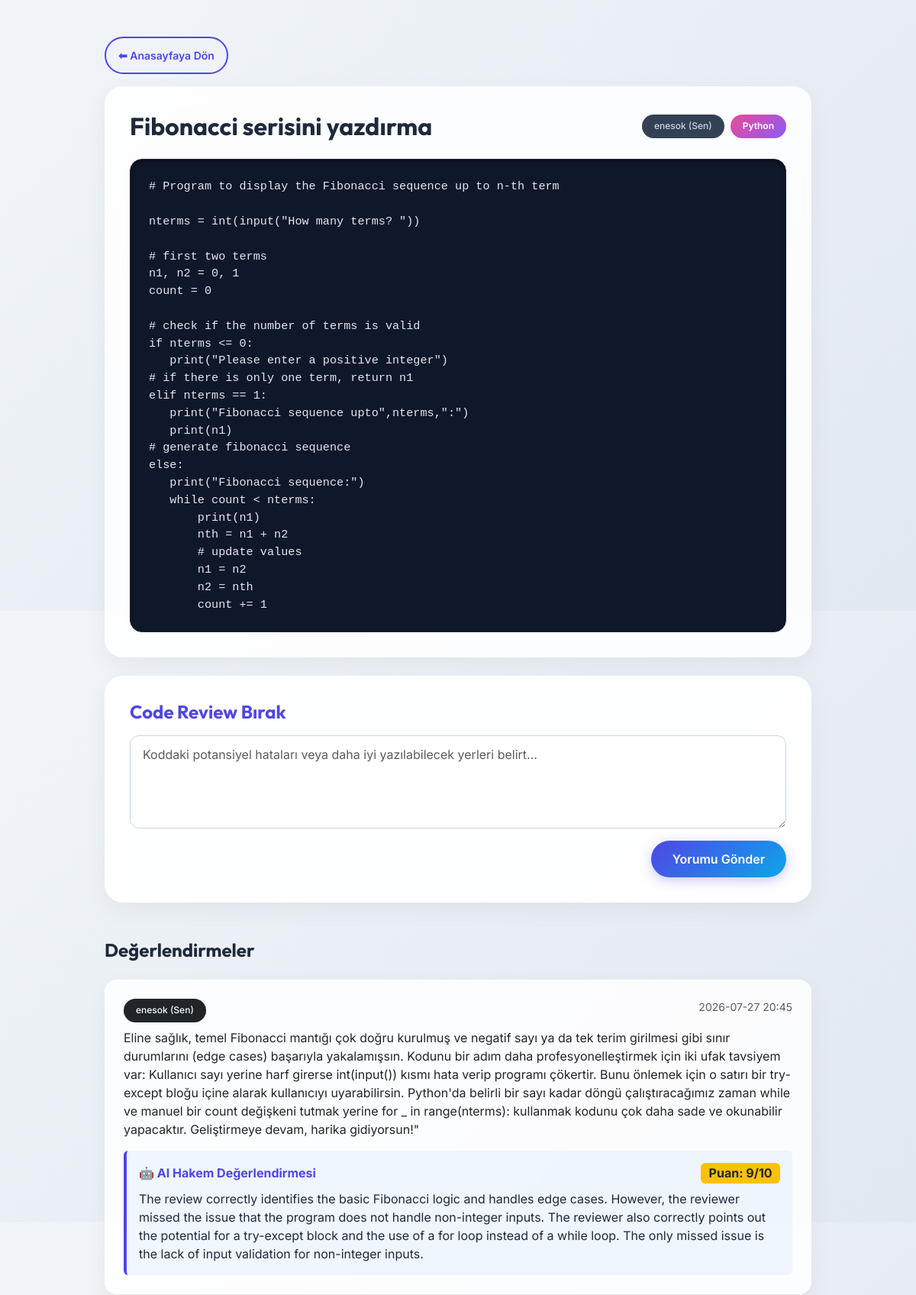
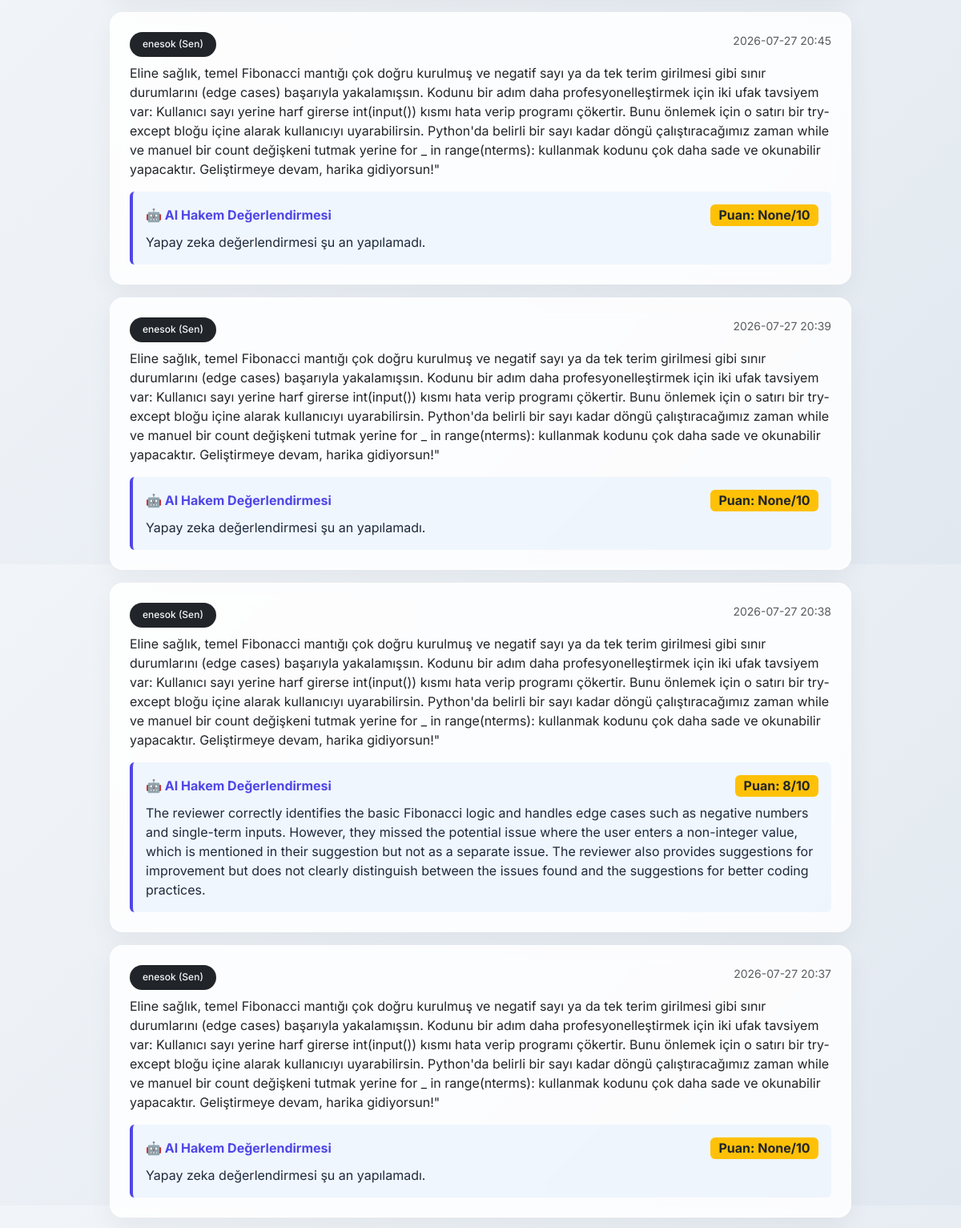
Page /post/2 (signed in, upper part) on the committed database (2 pictures, top to bottom).
### database.py (models this page shows)
class CodePost(Base):
    __tablename__ = "code_posts"
    id = Column(Integer, primary_key=True, index=True)
    title = Column(String, index=True)
    content = Column(Text)  # Kullanıcının yüklediği ham kod bloğu
    language = Column(String)  # Python, JS, C++ vb.
    created_at = Column(DateTime, default=datetime.utcnow)
    user_id = Column(Integer, ForeignKey("users.id"))
    owner = relationship("User", back_populates="posts")
    comments = relationship("Comment", back_populates="post")
    ai_reviews = relationship("AIReview", back_populates="post")

class Comment(Base):
    __tablename__ = "comments"
    id = Column(Integer, primary_key=True, index=True)
    content = Column(Text)  # Kullanıcının kod hakkındaki analizi/yorumu
    created_at = Column(DateTime, default=datetime.utcnow)
    user_id = Column(Integer, ForeignKey("users.id"))
    post_id = Column(Integer, ForeignKey("code_posts.id"))
    author = relationship("User", back_populates="comments")
    post = relationship("CodePost", back_populates="comments")
    ai_reviews = relationship("AIReview", back_populates="comment")

class AIReview(Base):
    __tablename__ = "ai_reviews"
    id = Column(Integer, primary_key=True, index=True)
    review_text = Column(Text)  # LLM'den gelen detaylı analiz metni
    score = Column(Integer, nullable=True)  # LLM'in verdiği puan (Örn: 1-10 arası)
    target_type = Column(String)  # "post" (kod için) veya "comment" (yorum incelemesi için)
    created_at = Column(DateTime, default=datetime.utcnow)
    post_id = Column(Integer, ForeignKey("code_posts.id"), nullable=True)
    comment_id = Column(Integer, ForeignKey("comments.id"), nullable=True)
    post = relationship("CodePost", back_populates="ai_reviews")
    comment = relationship("Comment", back_populates="ai_reviews")

### main.py (the view)
@app.get("/post/{post_id}")
def post_detail(request: Request, post_id: int, current_user: str = Cookie(None), db: Session = Depends(database.get_db)):
    if not current_user:
        return RedirectResponse(url="/login", status_code=status.HTTP_303_SEE_OTHER)
    post = db.query(database.CodePost).filter(database.CodePost.id == post_id).first()
    if not post:
        return RedirectResponse(url="/", status_code=status.HTTP_303_SEE_OTHER)
    comments = db.query(database.Comment).filter(database.Comment.post_id == post_id).order_by(database.Comment.id.desc()).all()
    author_name = "Gizli Yazar"
    if post.owner.username == current_user:
        author_name = f"{current_user} (Sen)"
    for c in comments:
        if c.author.username == current_user:
            c.display_name = f"{current_user} (Sen)"
        else:
            c.display_name = f"CodePeer #{c.user_id}"
    return templates.TemplateResponse(
        request=request,
        name="post_detail.html",
        context={
            "title": post.title,
            "username": current_user,
            "post": post,
            "author_name": author_name,
            "comments": comments
        }
    )

### templates/post_detail.html (shortened to what this page needs)
<!DOCTYPE html>
<html lang="tr">
<head>
    <link href="https://cdn.jsdelivr.net/npm/bootstrap@5.3.0/dist/css/bootstrap.min.css" rel="stylesheet">
    <link href="/static/css/style.css" rel="stylesheet">
</head>
<body>
    <div class="container py-5">
        <div class="row justify-content-center">
            <div class="col-lg-10 mb-4">
                <a href="/" class="btn btn-premium-outline btn-sm px-3 mb-3">⬅ Anasayfaya Dön</a>
                <div class="glass-card mb-4" style="padding: 2rem;">
                    <div class="d-flex justify-content-between align-items-center mb-4">
                        <h2 class="fw-bold m-0" style="color: var(--text-main);">{{ post.title }}</h2>
                        <div class="d-flex gap-2">
                            <span class="badge-author">{{ author_name }}</span>
                            <span class="badge-premium">{{ post.language }}</span>
                        </div>
                    </div>
                    <div class="code-container">
                        <pre class="m-0"><code>{{ post.content }}</code></pre>
                    </div>
                </div>
                <div class="glass-card mb-5" style="padding: 2rem; background: rgba(255, 255, 255, 0.95);">
                    <h4 class="fw-bold mb-3" style="color: var(--primary);">Code Review Bırak</h4>
                    <form action="/post/{{ post.id }}/comment" method="POST">
                        <textarea name="content" class="form-control mb-3" rows="4" placeholder="Koddaki potansiyel hataları veya daha iyi yazılabilecek yerleri belirt..." required></textarea>
                        <div class="d-flex justify-content-end">
                            <button type="submit" class="btn btn-premium">Yorumu Gönder</button>
                        </div>
                    </form>
                </div>
                <h4 class="fw-bold mb-4" style="color: var(--text-main);">Değerlendirmeler</h4>
                {% if comments %}
                    {% for comment in comments %}
                    <div class="glass-card mb-3" style="padding: 1.5rem; border-radius: 1rem;">
                        <div class="d-flex justify-content-between mb-2">
                            <span class="badge-author bg-dark text-light">{{ comment.display_name }}</span>
                            <small class="text-muted">{{ comment.created_at.strftime('%Y-%m-%d %H:%M') }}</small>
                        </div>
                        <p class="m-0 text-dark">{{ comment.content }}</p>
                        {% if comment.ai_reviews %}
                            {% set ai_feedback = comment.ai_reviews[0] %}
                            <div class="mt-3 p-3 rounded" style="background-color: rgba(13, 110, 253, 0.05); border-left: 4px solid var(--primary);">
                                <div class="d-flex justify-content-between align-items-center mb-2">
                                    <strong style="color: var(--primary);">🤖 AI Hakem Değerlendirmesi</strong>
                                    <span class="badge bg-warning text-dark fs-6">Puan: {{ ai_feedback.score }}/10</span>
                                </div>
                                <p class="mb-0 text-sm">{{ ai_feedback.review_text }}</p>
                            </div>
                        {% endif %}
                    </div>
                    {% endfor %}
                {% else %}
                    <div class="text-muted fst-italic">Henüz bu koda hiç inceleme yapılmamış. İlk değerlendiren sen ol!</div>
                {% endif %}
            </div>
        </div>
    </div>
</body>
</html>

### static/css/style.css (style rules this page uses)
:root { --primary: #4f46e5; --primary-hover: #4338ca; --secondary: #0ea5e9; --bg-color: #f1f5f9; --card-bg: rgba(255, 255, 255, 0.85); --text-main: #1e293b; --text-muted: #64748b; --glass-border: rgba(255, 255, 255, 0.4); }
body { background: linear-gradient(135deg, #f1f5f9 0%, #e2e8f0 100%); font-family: 'Inter', sans-serif; color: var(--text-main); min-height: 100vh; }
h1, h2, h3, h4, h5, h6 { font-family: 'Outfit', sans-serif; }
.glass-card { background: var(--card-bg); backdrop-filter: blur(12px); -webkit-backdrop-filter: blur(12px); border: 1px solid var(--glass-border); box-shadow: 0 10px 30px rgba(0, 0, 0, 0.05); border-radius: 1.5rem; padding: 2.5rem; }
.btn-premium { background: linear-gradient(135deg, var(--primary), var(--secondary)); color: white; border: none; padding: 0.75rem 1.75rem; border-radius: 999px; font-weight: 600; transition: all 0.3s ease; box-shadow: 0 4px 15px rgba(79, 70, 229, 0.3); }
.btn-premium-outline { background: transparent; color: var(--primary); border: 2px solid var(--primary); padding: 0.75rem 1.75rem; border-radius: 999px; font-weight: 600; transition: all 0.3s ease; }
.form-control, .form-select { border-radius: 0.75rem; border: 1px solid #cbd5e1; padding: 0.75rem 1rem; transition: all 0.2s; }
.code-container { background: #0f172a; border-radius: 1rem; border: 1px solid #1e293b; box-shadow: inset 0 2px 4px rgba(0,0,0,0.5); padding: 1.5rem; position: relative; overflow-x: auto; }
.code-container code { color: #e2e8f0; font-family: Consolas, 'Fira Code', monospace; font-size: 0.95rem; }
.badge-premium { background: linear-gradient(135deg, #ec4899, #8b5cf6); color: white; border-radius: 999px; padding: 0.4rem 1rem; font-size: 0.75rem; font-weight: 600; }
.badge-author { background: #334155; color: #cbd5e1; border-radius: 999px; padding: 0.4rem 1rem; font-size: 0.75rem; font-weight: 500; }

### rows in the picture
CodePost: title "Fibonacci serisini yazdırma", language "Python", content "# Program to display the Fibonacci sequence up to n-th term nterms = int(input(\"How many terms? \")) # first two terms n1, n2 = 0, 1 count = 0 # check if the number of terms is valid if nterms <= 0: print(\"Please enter a positive integer\") # if there is only one term, return n1 elif nterms == 1: print(\"Fibonacci sequence upto\",nterms,\":\") print(n1) # generate fibonacci sequence else: print(\"Fibonacci sequence:\") while count < nterms: print(n1) nth = n1 + n2 # update values n1 = n2 n2 = nth count += 1"
Comment: display_name "enesok (Sen)", created_at "2026-07-27 20:45", content "Eline sağlık, temel Fibonacci mantığı çok doğru kurulmuş ve negatif sayı ya da tek terim girilmesi gibi sınır durumlarını (edge cases) başarıyla yakalamışsın. Kodunu bir adım daha profesyonelleştirmek için iki ufak tavsiyem var: Kullanıcı sayı yerine harf girerse int(input()) kısmı hata verip programı çökertir. Bunu önlemek için o satırı bir try-except bloğu içine alarak kullanıcıyı uyarabilirsin. Python'da belirli bir sayı kadar döngü çalıştıracağımız zaman while ve manuel bir count değişkeni tutmak yerine for _ in range(nterms): kullanmak kodunu çok daha sade ve okunabilir yapacaktır. Geliştirmeye devam, harika gidiyorsun!\""
AIReview: score "9", review_text "The review correctly identifies the basic Fibonacci logic and handles edge cases. However, the reviewer missed the issue that the program does not handle non-integer inputs. The reviewer also correctly points out the potential for a try-except block and the use of a for loop instead of a while loop. The only missed issue is the lack of input validation for non-integer inputs."
Comment: display_name "enesok (Sen)", created_at "2026-07-27 20:45", content "Eline sağlık, temel Fibonacci mantığı çok doğru kurulmuş ve negatif sayı ya da tek terim girilmesi gibi sınır durumlarını (edge cases) başarıyla yakalamışsın. Kodunu bir adım daha profesyonelleştirmek için iki ufak tavsiyem var: Kullanıcı sayı yerine harf girerse int(input()) kısmı hata verip programı çökertir. Bunu önlemek için o satırı bir try-except bloğu içine alarak kullanıcıyı uyarabilirsin. Python'da belirli bir sayı kadar döngü çalıştıracağımız zaman while ve manuel bir count değişkeni tutmak yerine for _ in range(nterms): kullanmak kodunu çok daha sade ve okunabilir yapacaktır. Geliştirmeye devam, harika gidiyorsun!\""
AIReview: score "None", review_text "Yapay zeka değerlendirmesi şu an yapılamadı."
Comment: display_name "enesok (Sen)", created_at "2026-07-27 20:39", content "Eline sağlık, temel Fibonacci mantığı çok doğru kurulmuş ve negatif sayı ya da tek terim girilmesi gibi sınır durumlarını (edge cases) başarıyla yakalamışsın. Kodunu bir adım daha profesyonelleştirmek için iki ufak tavsiyem var: Kullanıcı sayı yerine harf girerse int(input()) kısmı hata verip programı çökertir. Bunu önlemek için o satırı bir try-except bloğu içine alarak kullanıcıyı uyarabilirsin. Python'da belirli bir sayı kadar döngü çalıştıracağımız zaman while ve manuel bir count değişkeni tutmak yerine for _ in range(nterms): kullanmak kodunu çok daha sade ve okunabilir yapacaktır. Geliştirmeye devam, harika gidiyorsun!\""
AIReview: score "None", review_text "Yapay zeka değerlendirmesi şu an yapılamadı."
Comment: display_name "enesok (Sen)", created_at "2026-07-27 20:38", content "Eline sağlık, temel Fibonacci mantığı çok doğru kurulmuş ve negatif sayı ya da tek terim girilmesi gibi sınır durumlarını (edge cases) başarıyla yakalamışsın. Kodunu bir adım daha profesyonelleştirmek için iki ufak tavsiyem var: Kullanıcı sayı yerine harf girerse int(input()) kısmı hata verip programı çökertir. Bunu önlemek için o satırı bir try-except bloğu içine alarak kullanıcıyı uyarabilirsin. Python'da belirli bir sayı kadar döngü çalıştıracağımız zaman while ve manuel bir count değişkeni tutmak yerine for _ in range(nterms): kullanmak kodunu çok daha sade ve okunabilir yapacaktır. Geliştirmeye devam, harika gidiyorsun!\""
AIReview: score "8", review_text "The reviewer correctly identifies the basic Fibonacci logic and handles edge cases such as negative numbers and single-term inputs. However, they missed the potential issue where the user enters a non-integer value, which is mentioned in their suggestion but not as a separate issue. The reviewer also provides suggestions for improvement but does not clearly distinguish between the issues found and the suggestions for better coding practices."
Comment: display_name "enesok (Sen)", created_at "2026-07-27 20:37", content "Eline sağlık, temel Fibonacci mantığı çok doğru kurulmuş ve negatif sayı ya da tek terim girilmesi gibi sınır durumlarını (edge cases) başarıyla yakalamışsın. Kodunu bir adım daha profesyonelleştirmek için iki ufak tavsiyem var: Kullanıcı sayı yerine harf girerse int(input()) kısmı hata verip programı çökertir. Bunu önlemek için o satırı bir try-except bloğu içine alarak kullanıcıyı uyarabilirsin. Python'da belirli bir sayı kadar döngü çalıştıracağımız zaman while ve manuel bir count değişkeni tutmak yerine for _ in range(nterms): kullanmak kodunu çok daha sade ve okunabilir yapacaktır. Geliştirmeye devam, harika gidiyorsun!\""
AIReview: score "None", review_text "Yapay zeka değerlendirmesi şu an yapılamadı."

### other values in the picture
{{ author_name }} "enesok (Sen)"
